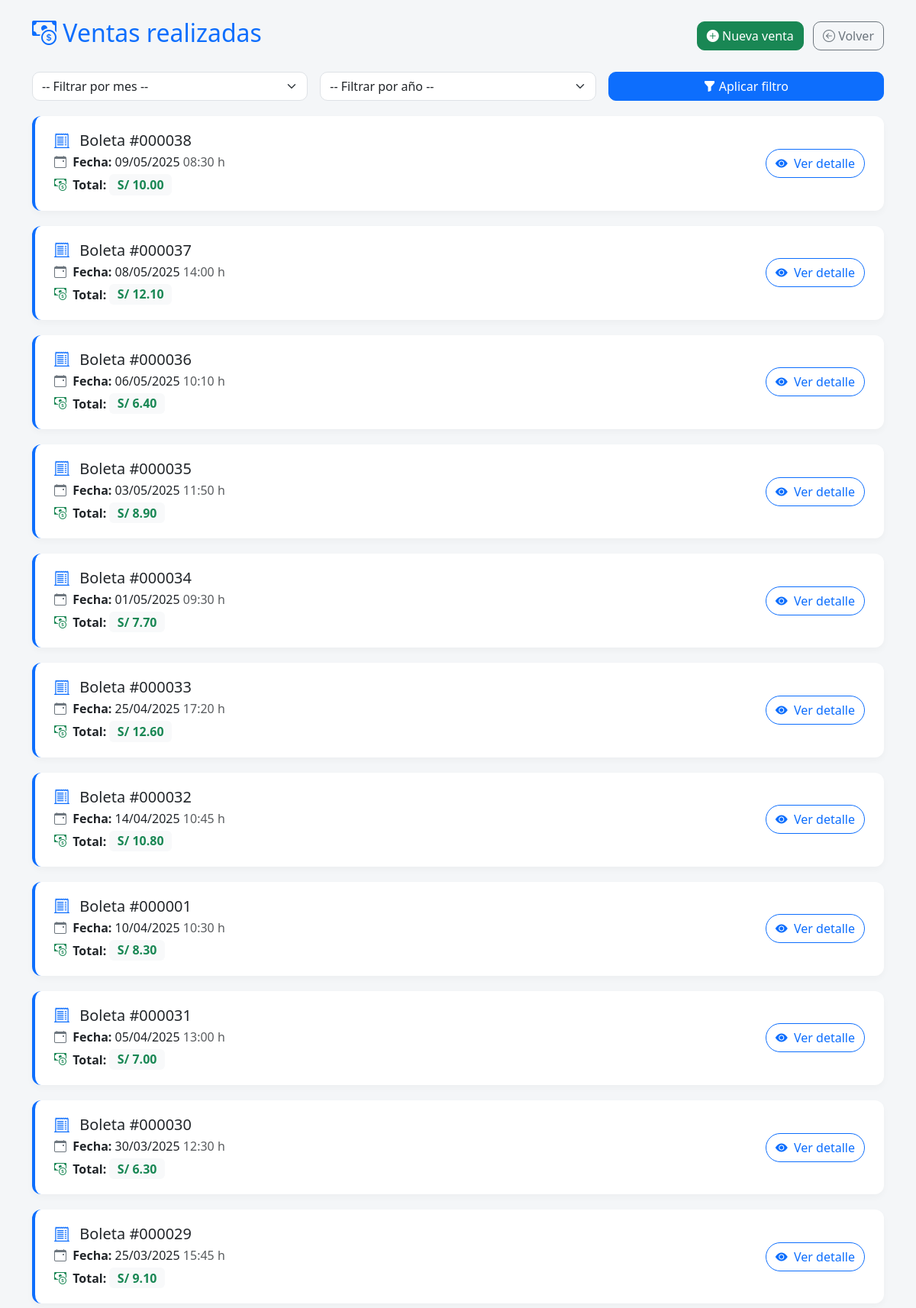
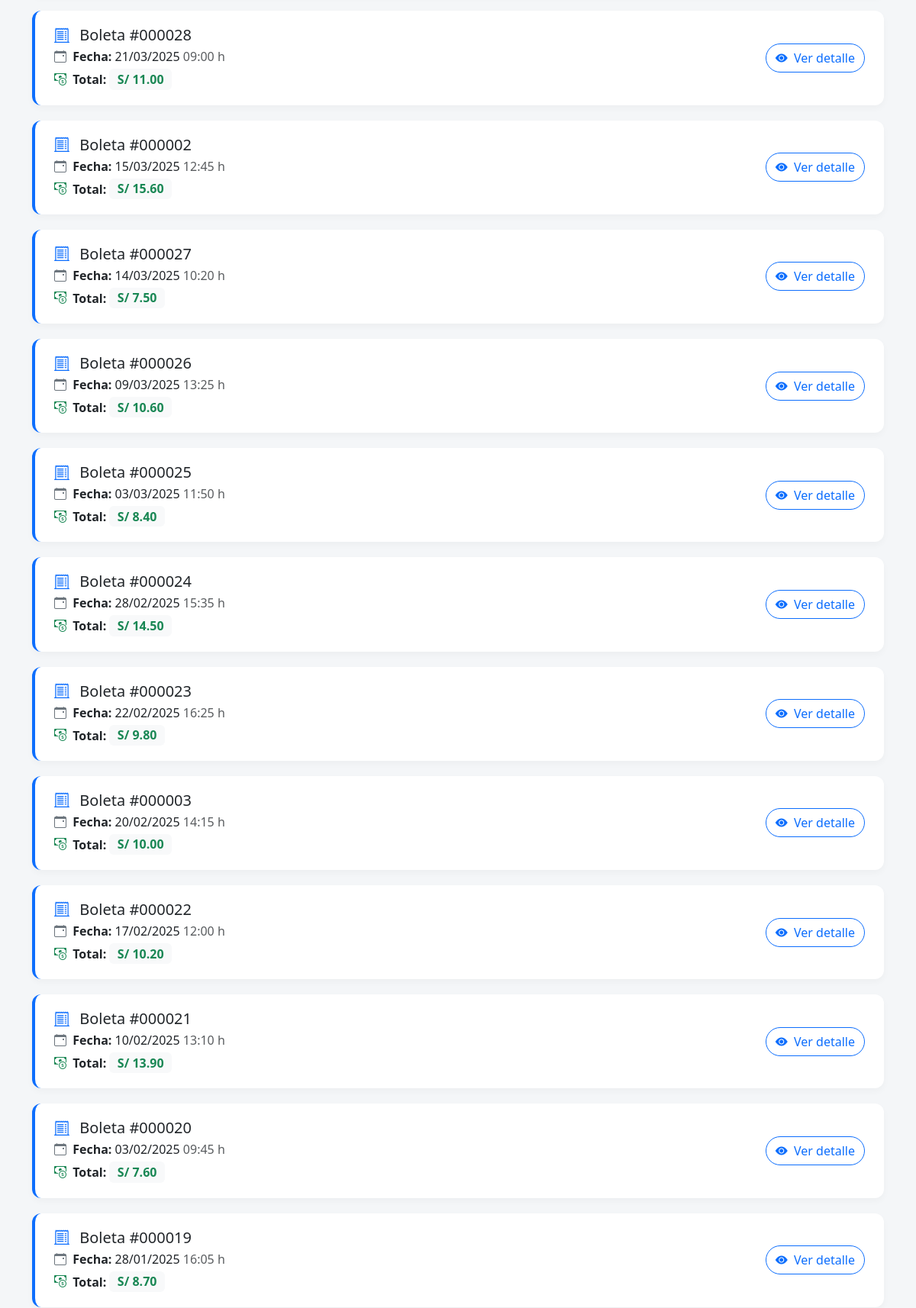
/ventas/listar.php (signed in, upper part), run on the app's committed database (2 pictures, top to bottom).
### tables this page shows
CREATE TABLE ventas (
    id INT AUTO_INCREMENT PRIMARY KEY,
    fecha DATETIME DEFAULT CURRENT_TIMESTAMP,
    total DECIMAL(10,2) NOT NULL
);

### ventas/listar.php (the view, shortened to what this page needs)
<?php
include '../conexion.php';
$condiciones = [];
$where = count($condiciones) > 0 ? "WHERE " . implode(" AND ", $condiciones) : "";
$ventas = $conexion->query("SELECT * FROM ventas $where ORDER BY fecha DESC");
?>
<!DOCTYPE html>
<html lang="es">
<head>
    <link href="https://cdn.jsdelivr.net/npm/bootstrap@5.3.3/dist/css/bootstrap.min.css" rel="stylesheet">
    <link href="https://cdn.jsdelivr.net/npm/bootstrap-icons@1.10.5/font/bootstrap-icons.css" rel="stylesheet">
</head>
<body>
<div class="container py-4">
    <div class="d-flex justify-content-between align-items-center mb-4">
        <h2 class="text-primary"><i class="bi bi-cash-coin"></i> Ventas realizadas</h2>
        <div>
            <a href="registrar.php" class="btn btn-success me-2">
                <i class="bi bi-plus-circle-fill"></i> Nueva venta
            </a>
            <a href="../dashboard.php" class="btn btn-outline-secondary">
                <i class="bi bi-arrow-left-circle"></i> Volver
            </a>
        </div>
    </div>
    <form method="GET" class="row g-3 filtros">
        <div class="col-md-4">
            <select name="mes" class="form-select">
                <option value="">-- Filtrar por mes --</option>
            </select>
        </div>
        <div class="col-md-4">
            <select name="anio" class="form-select">
                <option value="">-- Filtrar por año --</option>
            </select>
        </div>
        <div class="col-md-4">
            <button type="submit" class="btn btn-primary w-100">
                <i class="bi bi-funnel-fill"></i> Aplicar filtro
            </button>
        </div>
    </form>
    <?php if ($ventas->num_rows > 0): ?>
        <?php while ($v = $ventas->fetch_assoc()): ?>
            <div class="card-boleta">
                <div class="row align-items-center">
                    <div class="col-md-8">
                        <h5 class="mb-1 text-dark">
                            <i class="bi bi-receipt-cutoff text-primary me-2"></i> Boleta #<?= str_pad($v['id'], 6, '0', STR_PAD_LEFT) ?>
                        </h5>
                        <p class="mb-1">
                            <i class="bi bi-calendar-event text-secondary me-1"></i>
                            <strong>Fecha:</strong> <?= date("d/m/Y", strtotime($v['fecha'])) ?>
                            <span class="text-muted"> <?= date("H:i", strtotime($v['fecha'])) ?> h</span>
                        </p>
                        <p class="mb-0">
                            <i class="bi bi-cash-coin text-success me-1"></i>
                            <strong>Total:</strong>
                            <span class="badge bg-light text-success fs-6">S/ <?= number_format($v['total'], 2) ?></span>
                        </p>
                    </div>
                    <div class="col-md-4 text-end">
                        <a href="ver_detalle.php?id=<?= $v['id'] ?>" class="btn btn-outline-primary rounded-pill">
                            <i class="bi bi-eye-fill me-1"></i> Ver detalle
                        </a>
                    </div>
                </div>
            </div>
        <?php endwhile; ?>
    <?php else: ?>
        <div class="alert alert-info">
            <i class="bi bi-info-circle-fill"></i> No se encontraron ventas para el filtro seleccionado.
        </div>
    <?php endif; ?>
</div>
</body>
</html>

### ventas/listar.php (style rules this page uses)
body { background-color: #f4f6f8; animation: fadeIn 0.5s ease-in; }
.card-boleta { border-radius: 12px; background: #ffffff; box-shadow: 0 4px 10px rgba(0,0,0,0.03); margin-bottom: 20px; padding: 20px 25px; transition: all 0.2s ease-in-out; border-left: 4px solid #0d6efd; }
.form-select, .btn { border-radius: 10px; }
.filtros { margin-bottom: 20px; }

### data on the page
ventas: id "000038", fecha "09/05/2025", fecha "08:30", total "10.00"
ventas: id "000037", fecha "08/05/2025", fecha "14:00", total "12.10"
ventas: id "000036", fecha "06/05/2025", fecha "10:10", total "6.40"
ventas: id "000035", fecha "03/05/2025", fecha "11:50", total "8.90"
ventas: id "000034", fecha "01/05/2025", fecha "09:30", total "7.70"
ventas: id "000033", fecha "25/04/2025", fecha "17:20", total "12.60"
ventas: id "000032", fecha "14/04/2025", fecha "10:45", total "10.80"
ventas: id "000001", fecha "10/04/2025", fecha "10:30", total "8.30"
ventas: id "000031", fecha "05/04/2025", fecha "13:00", total "7.00"
ventas: id "000030", fecha "30/03/2025", fecha "12:30", total "6.30"
ventas: id "000029", fecha "25/03/2025", fecha "15:45", total "9.10"
ventas: id "000028", fecha "21/03/2025", fecha "09:00", total "11.00"
ventas: id "000002", fecha "15/03/2025", fecha "12:45", total "15.60"
ventas: id "000027", fecha "14/03/2025", fecha "10:20", total "7.50"
ventas: id "000026", fecha "09/03/2025", fecha "13:25", total "10.60"
ventas: id "000025", fecha "03/03/2025", fecha "11:50", total "8.40"
ventas: id "000024", fecha "28/02/2025", fecha "15:35", total "14.50"
ventas: id "000023", fecha "22/02/2025", fecha "16:25", total "9.80"
ventas: id "000003", fecha "20/02/2025", fecha "14:15", total "10.00"
ventas: id "000022", fecha "17/02/2025", fecha "12:00", total "10.20"
ventas: id "000021", fecha "10/02/2025", fecha "13:10", total "13.90"
ventas: id "000020", fecha "03/02/2025", fecha "09:45", total "7.60"
ventas: id "000019", fecha "28/01/2025", fecha "16:05", total "8.70"
